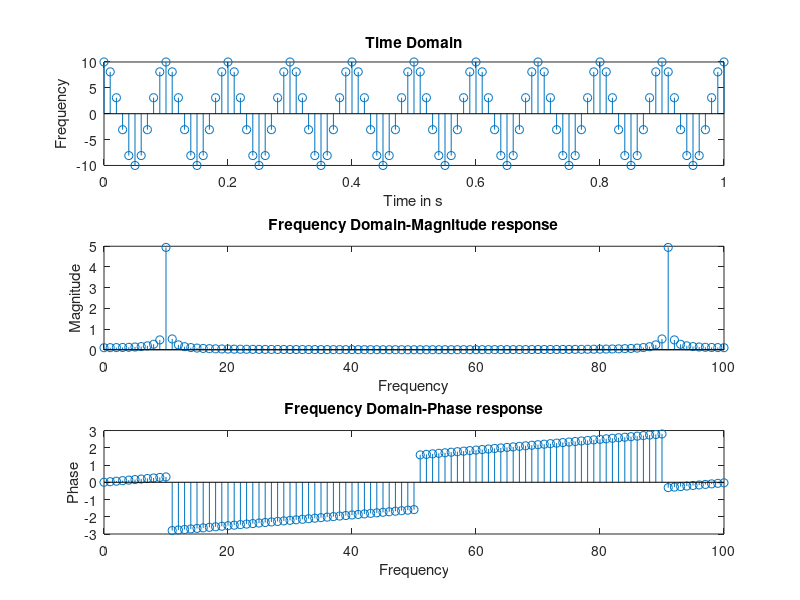

Here is the MATLAB script that generated this plot:
Fs=100;% sampling frequency
Fsig=10;
t=0:1/Fs:1;
N=length(t);
x=10*sin(2*pi*Fsig*t+pi/2); %in db it is 20 dB


subplot(311);
stem(t,x);
xlabel('Time in s');
ylabel('Frequency');
title('Time Domain');

subplot(312);
stem(0:N-1, abs(fft(x)/N));
xlabel('Frequency');
ylabel('Magnitude');
title('Frequency Domain-Magnitude response');

subplot(313);
stem(0:N-1, angle(fft(x)));
xlabel('Frequency');
ylabel('Phase');
title('Frequency Domain-Phase response');


